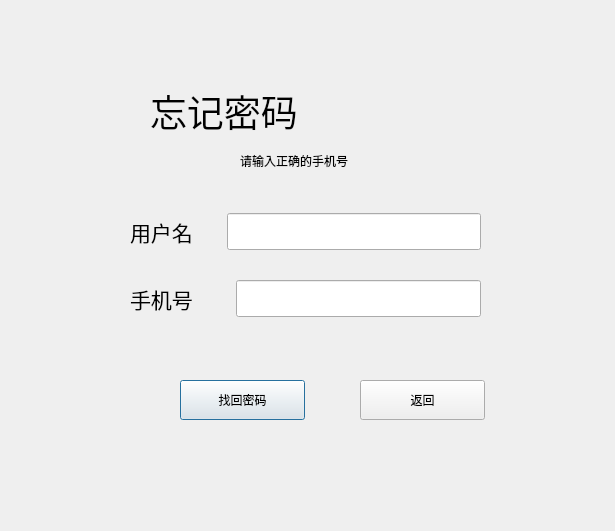
<?xml version="1.0" encoding="UTF-8"?>
<ui version="4.0">
 <class>ForgetPassword</class>
 <widget class="QDialog" name="ForgetPassword">
  <property name="geometry">
   <rect>
    <x>0</x>
    <y>0</y>
    <width>615</width>
    <height>531</height>
   </rect>
  </property>
  <property name="windowTitle">
   <string>Dialog</string>
  </property>
  <widget class="QLabel" name="label">
   <property name="geometry">
    <rect>
     <x>150</x>
     <y>70</y>
     <width>261</width>
     <height>81</height>
    </rect>
   </property>
   <property name="font">
    <font>
     <pointsize>28</pointsize>
    </font>
   </property>
   <property name="text">
    <string>忘记密码</string>
   </property>
  </widget>
  <widget class="QLabel" name="label_2">
   <property name="geometry">
    <rect>
     <x>60</x>
     <y>60</y>
     <width>80</width>
     <height>80</height>
    </rect>
   </property>
   <property name="text">
    <string/>
   </property>
   <property name="pixmap">
    <pixmap resource="img.qrc">:/img/img/pind_pw.png</pixmap>
   </property>
   <property name="scaledContents">
    <bool>true</bool>
   </property>
  </widget>
  <widget class="QPushButton" name="get_pw">
   <property name="geometry">
    <rect>
     <x>180</x>
     <y>380</y>
     <width>125</width>
     <height>40</height>
    </rect>
   </property>
   <property name="text">
    <string>找回密码</string>
   </property>
  </widget>
  <widget class="QPushButton" name="back">
   <property name="geometry">
    <rect>
     <x>360</x>
     <y>380</y>
     <width>125</width>
     <height>40</height>
    </rect>
   </property>
   <property name="text">
    <string>返回</string>
   </property>
  </widget>
  <widget class="QLabel" name="label_5">
   <property name="geometry">
    <rect>
     <x>240</x>
     <y>150</y>
     <width>201</width>
     <height>21</height>
    </rect>
   </property>
   <property name="text">
    <string>请输入正确的手机号</string>
   </property>
  </widget>
  <widget class="QWidget" name="">
   <property name="geometry">
    <rect>
     <x>130</x>
     <y>190</y>
     <width>351</width>
     <height>151</height>
    </rect>
   </property>
   <layout class="QVBoxLayout" name="verticalLayout">
    <item>
     <layout class="QHBoxLayout" name="horizontalLayout">
      <item>
       <widget class="QLabel" name="label_3">
        <property name="minimumSize">
         <size>
          <width>91</width>
          <height>41</height>
         </size>
        </property>
        <property name="font">
         <font>
          <pointsize>16</pointsize>
         </font>
        </property>
        <property name="text">
         <string>用户名</string>
        </property>
       </widget>
      </item>
      <item>
       <widget class="QLineEdit" name="usrname">
        <property name="minimumSize">
         <size>
          <width>11</width>
          <height>37</height>
         </size>
        </property>
       </widget>
      </item>
     </layout>
    </item>
    <item>
     <layout class="QHBoxLayout" name="horizontalLayout_2">
      <item>
       <widget class="QLabel" name="label_4">
        <property name="minimumSize">
         <size>
          <width>100</width>
          <height>40</height>
         </size>
        </property>
        <property name="font">
         <font>
          <pointsize>16</pointsize>
         </font>
        </property>
        <property name="text">
         <string>手机号</string>
        </property>
       </widget>
      </item>
      <item>
       <widget class="QLineEdit" name="phone">
        <property name="minimumSize">
         <size>
          <width>0</width>
          <height>37</height>
         </size>
        </property>
       </widget>
      </item>
     </layout>
    </item>
   </layout>
  </widget>
 </widget>
 <resources>
  <include location="img.qrc"/>
 </resources>
 <connections/>
</ui>
